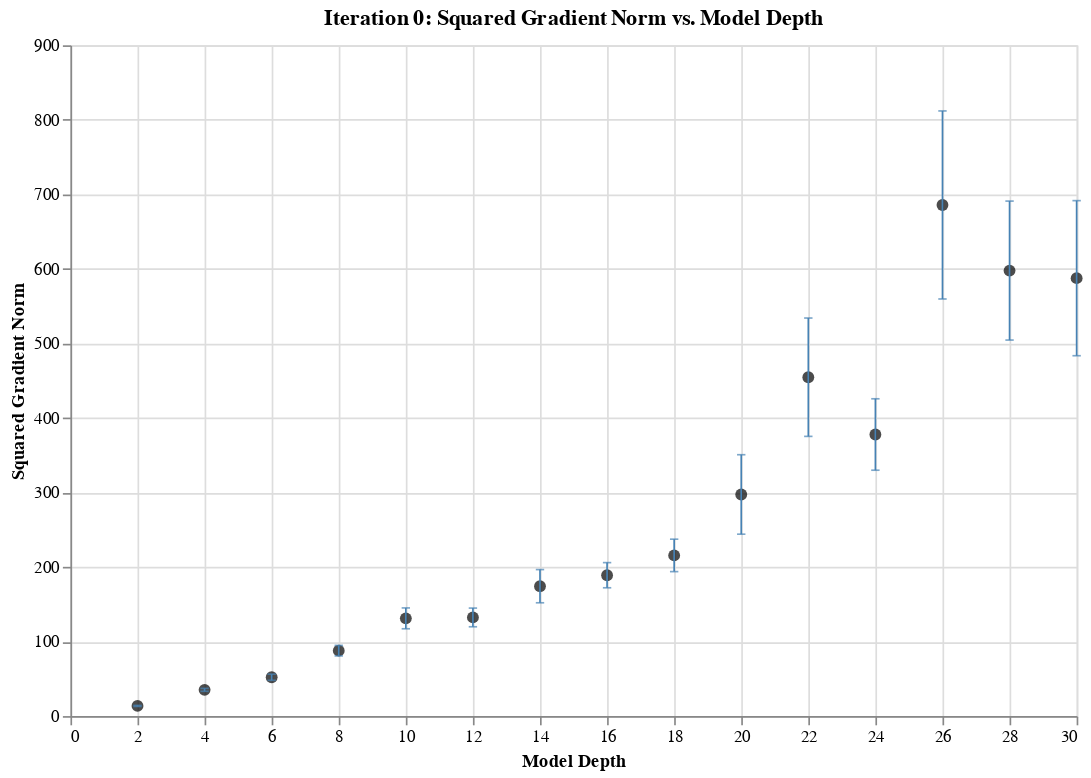
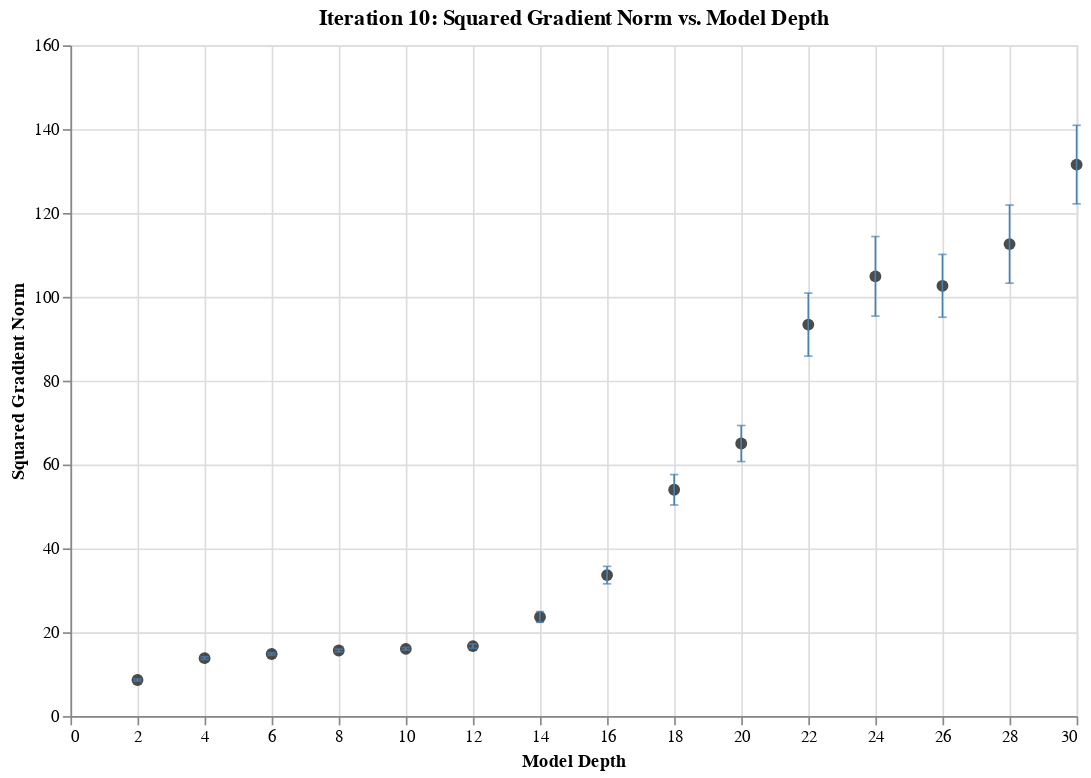
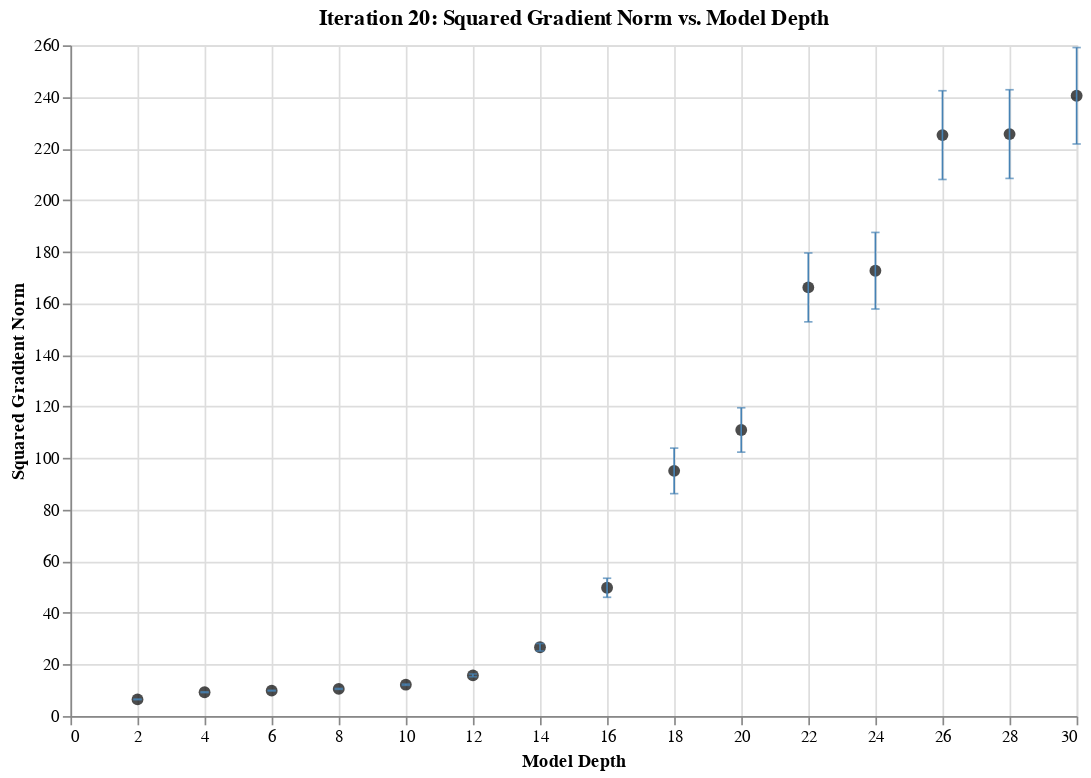
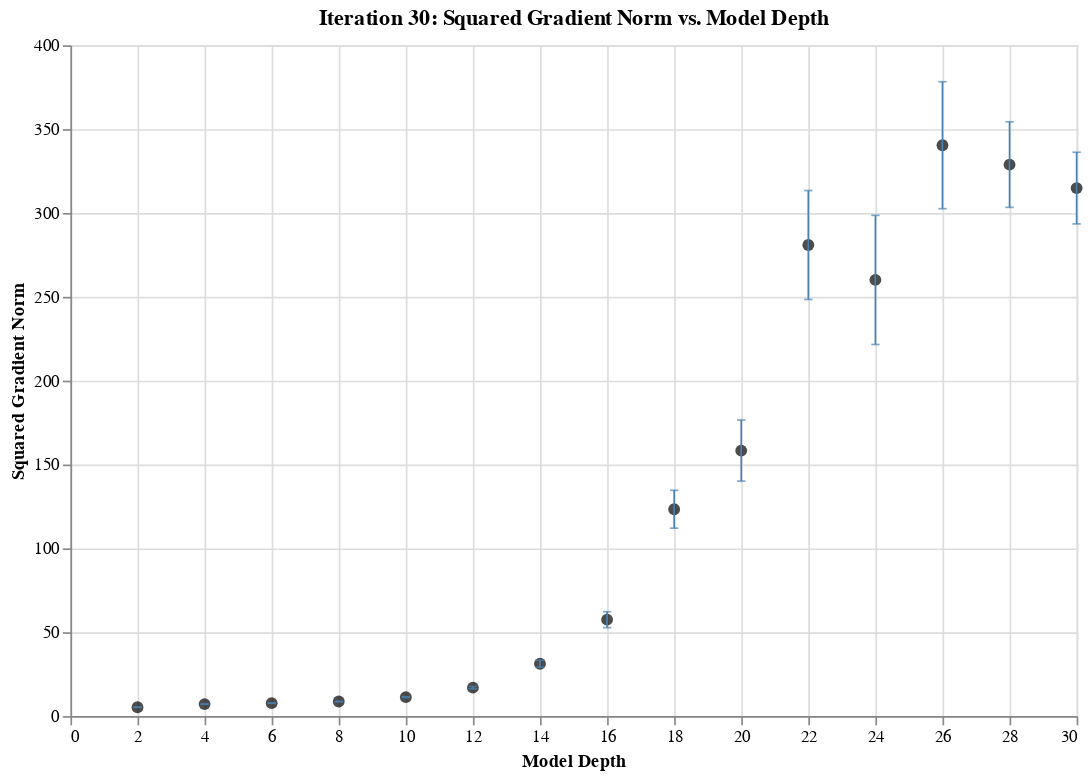

Here is the notebook cell these charts were saved with, in order:
### Code cell
plot(iterations_to_plot=range(0, 100, 10),
     metric_to_plot='grad_norm_squared',
     metric_label='Squared Gradient Norm')

### Figure 1 — Vega-Lite specification as saved in the notebook (floating-point values rounded to 4 significant figures)
{"config": {"view": {"continuousWidth": 300, "continuousHeight": 300}}, "layer": [{"mark": {"type": "point", "color": "black", "filled": true, "size": 50}, "encoding": {"x": {"field": "depth", "title": "Model Depth", "type": "quantitative"}, "y": {"field": "grad_norm_squared", "type": "quantitative"}}, "title": "Iteration 0: Squared Gradient Norm vs. Model Depth"}, {"mark": {"type": "errorbar", "ticks": true}, "encoding": {"color": {"value": "#4682b4"}, "x": {"field": "depth", "type": "quantitative"}, "y": {"field": "min", "title": "Squared Gradient Norm", "type": "quantitative"}, "y2": {"field": "max"}}, "title": "Iteration 0: Squared Gradient Norm vs. Model Depth"}], "data": {"name": "data-7b1f017f877c23e7a2a82c541eb7c6cb"}, "height": 400, "width": 600, "$schema": "https://vega.github.io/schema/vega-lite/v5.15.1.json", "datasets": {"data-7b1f017f877c23e7a2a82c541eb7c6cb": [{"depth": 2, "grad_norm_squared": 13.62, "min": 12.93, "max": 14.32}, {"depth": 4, "grad_norm_squared": 35.19, "min": 33.25, "max": 37.13}, {"depth": 6, "grad_norm_squared": 52.1, "min": 47.99, "max": 56.21}, {"depth": 8, "grad_norm_squared": 87.78, "min": 80.74, "max": 94.81}, {"depth": 10, "grad_norm_squared": 131.1, "min": 117.1, "max": 145.1}, {"depth": 12, "grad_norm_squared": 132.4, "min": 119.8, "max": 144.9}, {"depth": 14, "grad_norm_squared": 174.3, "min": 152.0, "max": 196.5}, {"depth": 16, "grad_norm_squared": 189.0, "min": 172.1, "max": 205.9}, {"depth": 18, "grad_norm_squared": 215.6, "min": 193.8, "max": 237.3}, {"depth": 20, "grad_norm_squared": 297.3, "min": 244.0, "max": 350.7}, {"depth": 22, "grad_norm_squared": 454.7, "min": 375.3, "max": 534.0}, {"depth": 24, "grad_norm_squared": 377.8, "min": 329.9, "max": 425.7}, {"depth": 26, "grad_norm_squared": 685.8, "min": 559.6, "max": 811.9}, {"depth": 28, "grad_norm_squared": 597.7, "min": 504.5, "max": 690.9}, {"depth": 30, "grad_norm_squared": 587.5, "min": 483.5, "max": 691.6}]}}

### Figure 2 — Vega-Lite specification as saved in the notebook (floating-point values rounded to 4 significant figures)
{"config": {"view": {"continuousWidth": 300, "continuousHeight": 300}}, "layer": [{"mark": {"type": "point", "color": "black", "filled": true, "size": 50}, "encoding": {"x": {"field": "depth", "title": "Model Depth", "type": "quantitative"}, "y": {"field": "grad_norm_squared", "type": "quantitative"}}, "title": "Iteration 10: Squared Gradient Norm vs. Model Depth"}, {"mark": {"type": "errorbar", "ticks": true}, "encoding": {"color": {"value": "#4682b4"}, "x": {"field": "depth", "type": "quantitative"}, "y": {"field": "min", "title": "Squared Gradient Norm", "type": "quantitative"}, "y2": {"field": "max"}}, "title": "Iteration 10: Squared Gradient Norm vs. Model Depth"}], "data": {"name": "data-a15e682b36098faf82d35b7364fe9fd2"}, "height": 400, "width": 600, "$schema": "https://vega.github.io/schema/vega-lite/v5.15.1.json", "datasets": {"data-a15e682b36098faf82d35b7364fe9fd2": [{"depth": 2, "grad_norm_squared": 8.611, "min": 8.368, "max": 8.855}, {"depth": 4, "grad_norm_squared": 13.81, "min": 13.51, "max": 14.12}, {"depth": 6, "grad_norm_squared": 14.82, "min": 14.56, "max": 15.08}, {"depth": 8, "grad_norm_squared": 15.64, "min": 15.32, "max": 15.97}, {"depth": 10, "grad_norm_squared": 16.04, "min": 15.74, "max": 16.35}, {"depth": 12, "grad_norm_squared": 16.69, "min": 16.18, "max": 17.19}, {"depth": 14, "grad_norm_squared": 23.64, "min": 22.36, "max": 24.92}, {"depth": 16, "grad_norm_squared": 33.63, "min": 31.54, "max": 35.71}, {"depth": 18, "grad_norm_squared": 53.97, "min": 50.34, "max": 57.6}, {"depth": 20, "grad_norm_squared": 65.0, "min": 60.71, "max": 69.3}, {"depth": 22, "grad_norm_squared": 93.38, "min": 85.86, "max": 100.9}, {"depth": 24, "grad_norm_squared": 104.9, "min": 95.41, "max": 114.4}, {"depth": 26, "grad_norm_squared": 102.6, "min": 95.14, "max": 110.1}, {"depth": 28, "grad_norm_squared": 112.6, "min": 103.3, "max": 121.9}, {"depth": 30, "grad_norm_squared": 131.5, "min": 122.2, "max": 140.9}]}}

### Figure 3 — Vega-Lite specification as saved in the notebook (floating-point values rounded to 4 significant figures)
{"config": {"view": {"continuousWidth": 300, "continuousHeight": 300}}, "layer": [{"mark": {"type": "point", "color": "black", "filled": true, "size": 50}, "encoding": {"x": {"field": "depth", "title": "Model Depth", "type": "quantitative"}, "y": {"field": "grad_norm_squared", "type": "quantitative"}}, "title": "Iteration 20: Squared Gradient Norm vs. Model Depth"}, {"mark": {"type": "errorbar", "ticks": true}, "encoding": {"color": {"value": "#4682b4"}, "x": {"field": "depth", "type": "quantitative"}, "y": {"field": "min", "title": "Squared Gradient Norm", "type": "quantitative"}, "y2": {"field": "max"}}, "title": "Iteration 20: Squared Gradient Norm vs. Model Depth"}], "data": {"name": "data-d95ba220b499ffb394c9b6c669c78f31"}, "height": 400, "width": 600, "$schema": "https://vega.github.io/schema/vega-lite/v5.15.1.json", "datasets": {"data-d95ba220b499ffb394c9b6c669c78f31": [{"depth": 2, "grad_norm_squared": 6.471, "min": 6.347, "max": 6.595}, {"depth": 4, "grad_norm_squared": 9.244, "min": 9.095, "max": 9.394}, {"depth": 6, "grad_norm_squared": 9.866, "min": 9.738, "max": 9.993}, {"depth": 8, "grad_norm_squared": 10.53, "min": 10.37, "max": 10.7}, {"depth": 10, "grad_norm_squared": 12.17, "min": 11.93, "max": 12.41}, {"depth": 12, "grad_norm_squared": 15.78, "min": 15.24, "max": 16.31}, {"depth": 14, "grad_norm_squared": 26.68, "min": 25.23, "max": 28.13}, {"depth": 16, "grad_norm_squared": 49.73, "min": 46.04, "max": 53.42}, {"depth": 18, "grad_norm_squared": 95.04, "min": 86.22, "max": 103.9}, {"depth": 20, "grad_norm_squared": 110.9, "min": 102.3, "max": 119.5}, {"depth": 22, "grad_norm_squared": 166.2, "min": 152.8, "max": 179.5}, {"depth": 24, "grad_norm_squared": 172.6, "min": 157.8, "max": 187.5}, {"depth": 26, "grad_norm_squared": 225.2, "min": 208.0, "max": 242.4}, {"depth": 28, "grad_norm_squared": 225.6, "min": 208.4, "max": 242.8}, {"depth": 30, "grad_norm_squared": 240.4, "min": 221.7, "max": 259.1}]}}

### Figure 4 — Vega-Lite specification as saved in the notebook (floating-point values rounded to 4 significant figures)
{"config": {"view": {"continuousWidth": 300, "continuousHeight": 300}}, "layer": [{"mark": {"type": "point", "color": "black", "filled": true, "size": 50}, "encoding": {"x": {"field": "depth", "title": "Model Depth", "type": "quantitative"}, "y": {"field": "grad_norm_squared", "type": "quantitative"}}, "title": "Iteration 30: Squared Gradient Norm vs. Model Depth"}, {"mark": {"type": "errorbar", "ticks": true}, "encoding": {"color": {"value": "#4682b4"}, "x": {"field": "depth", "type": "quantitative"}, "y": {"field": "min", "title": "Squared Gradient Norm", "type": "quantitative"}, "y2": {"field": "max"}}, "title": "Iteration 30: Squared Gradient Norm vs. Model Depth"}], "data": {"name": "data-dc94c1b31b36de879ca299edd4554f26"}, "height": 400, "width": 600, "$schema": "https://vega.github.io/schema/vega-lite/v5.15.1.json", "datasets": {"data-dc94c1b31b36de879ca299edd4554f26": [{"depth": 2, "grad_norm_squared": 5.282, "min": 5.203, "max": 5.361}, {"depth": 4, "grad_norm_squared": 7.143, "min": 7.055, "max": 7.232}, {"depth": 6, "grad_norm_squared": 7.724, "min": 7.639, "max": 7.81}, {"depth": 8, "grad_norm_squared": 8.675, "min": 8.564, "max": 8.786}, {"depth": 10, "grad_norm_squared": 11.3, "min": 11.07, "max": 11.52}, {"depth": 12, "grad_norm_squared": 16.94, "min": 16.24, "max": 17.65}, {"depth": 14, "grad_norm_squared": 31.22, "min": 29.12, "max": 33.32}, {"depth": 16, "grad_norm_squared": 57.5, "min": 52.76, "max": 62.24}, {"depth": 18, "grad_norm_squared": 123.3, "min": 112.1, "max": 134.6}, {"depth": 20, "grad_norm_squared": 158.3, "min": 140.1, "max": 176.5}, {"depth": 22, "grad_norm_squared": 280.9, "min": 248.4, "max": 313.4}, {"depth": 24, "grad_norm_squared": 260.1, "min": 221.6, "max": 298.6}, {"depth": 26, "grad_norm_squared": 340.4, "min": 302.6, "max": 378.3}, {"depth": 28, "grad_norm_squared": 328.9, "min": 303.4, "max": 354.4}, {"depth": 30, "grad_norm_squared": 314.8, "min": 293.5, "max": 336.2}]}}
